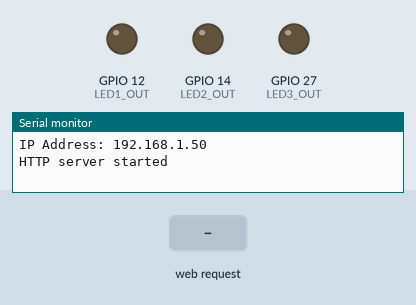
Bench run of a sketch on a simulated ESP32. Shown: output pins drawn as LEDs (lit = HIGH), the last lines printed to the serial monitor. The inputs (shaded band) are chosen by the test bench. WiFi joins after 1.5 s; servers stay silent unless stated.

Above: at 2.7 s.
2.8 s: HTTP request GET / received
At 3.3 s:
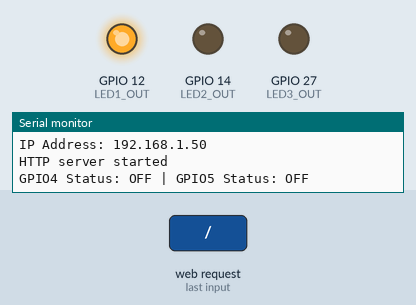
Timing chart, 0 to 5.8 s (numbered marks = the images above; inputs shaded):
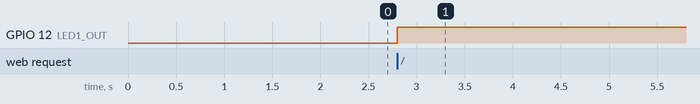

The sketch:

SmartHydroponics.ino
```cpp
#include <Arduino.h>
// #include <WiFi.h>
// #include <AsyncTCP.h>
// #include <ESPAsyncWebServer.h>
#include <WebServer.h>

#define LED1_OUT 12
#define LED2_OUT 14
#define LED3_OUT 27
#define BTN_IN 23
#define SENSOR_1 36

WebServer server(80);

const char *ssid = "Nadezhda";
const char *password = "13521352ssd";

const char *PARAM_MESSAGE = "message";

String SendHTML()
{
  String ptr = "<!DOCTYPE html> <html>\n";
  ptr += "<head><meta name=\"viewport\" content=\"width=device-width, initial-scale=1.0, user-scalable=no\">\n";
  ptr += "<title>Smart Hydroponics</title>\n";
  ptr += "<style>html { font-family: Helvetica; display: inline-block; margin: 0px auto; text-align: center;}\n";
  ptr += "body{margin-top: 50px;} h1 {color: #444444;margin: 50px auto 30px;} h3 {color: #444444;margin-bottom: 50px;}\n";
  ptr += ".button {display: block;width: 80px;background-color: #3498db;border: none;color: white;padding: 13px 30px;text-decoration: none;font-size: 25px;margin: 0px auto 35px;cursor: pointer;border-radius: 4px;}\n";
  ptr += ".button-on {background-color: #3498db;}\n";
  ptr += ".button-on:active {background-color: #2980b9;}\n";
  ptr += ".button-off {background-color: #34495e;}\n";
  ptr += ".button-off:active {background-color: #2c3e50;}\n";
  ptr += "p {font-size: 14px;color: #888;margin-bottom: 10px;}\n";
  ptr += "</style>\n";
  ptr += "</head>\n";
  ptr += "<body>\n";
  ptr += "<h1>ESP32 Web Server</h1>\n";
  ptr += "<h3>Hello world!</h3>\n";

  //  if(led1stat)
  // {ptr +="<p>LED1 Status: ON</p><a class=\"button button-off\" href=\"/led1off\">OFF</a>\n";}
  // else
  // {ptr +="<p>LED1 Status: OFF</p><a class=\"button button-on\" href=\"/led1on\">ON</a>\n";}

  // if(led2stat)
  // {ptr +="<p>LED2 Status: ON</p><a class=\"button button-off\" href=\"/led2off\">OFF</a>\n";}
  // else
  // {ptr +="<p>LED2 Status: OFF</p><a class=\"button button-on\" href=\"/led2on\">ON</a>\n";}

  ptr += "</body>\n";
  ptr += "</html>\n";
  return ptr;
}

void loop()
{
  server.handleClient();
  // put your main code here, to run repeatedly:
}

void handle_OnConnect()
{
  digitalWrite(LED1_OUT, HIGH);
  Serial.println("GPIO4 Status: OFF | GPIO5 Status: OFF");
  server.send(200, "text/html", SendHTML());
}

void handle_NotFound()
{
  server.send(404, "text/plain", "Not found");
}

void setup()
{

  pinMode(LED1_OUT, OUTPUT);
  pinMode(LED2_OUT, OUTPUT);
  pinMode(LED3_OUT, OUTPUT);
  digitalWrite(LED1_OUT, LOW);
  digitalWrite(LED2_OUT, LOW);
  digitalWrite(LED3_OUT, LOW);
  pinMode(SENSOR_1, INPUT);
  pinMode(BTN_IN, INPUT);

  Serial.begin(115200);
  WiFi.mode(WIFI_STA);
  WiFi.begin(ssid, password);
  if (WiFi.waitForConnectResult() != WL_CONNECTED)
  {
    Serial.printf("WiFi Failed!\n");
    return;
  }

  Serial.print("IP Address: ");
  Serial.println(WiFi.localIP());

  server.on("/", handle_OnConnect);
  server.onNotFound(handle_NotFound);
  server.begin();
  Serial.println("HTTP server started");
}
```

Measured:
- after the input at 2.8 s, GPIO 12 (LED1_OUT): LOW → HIGH at once
